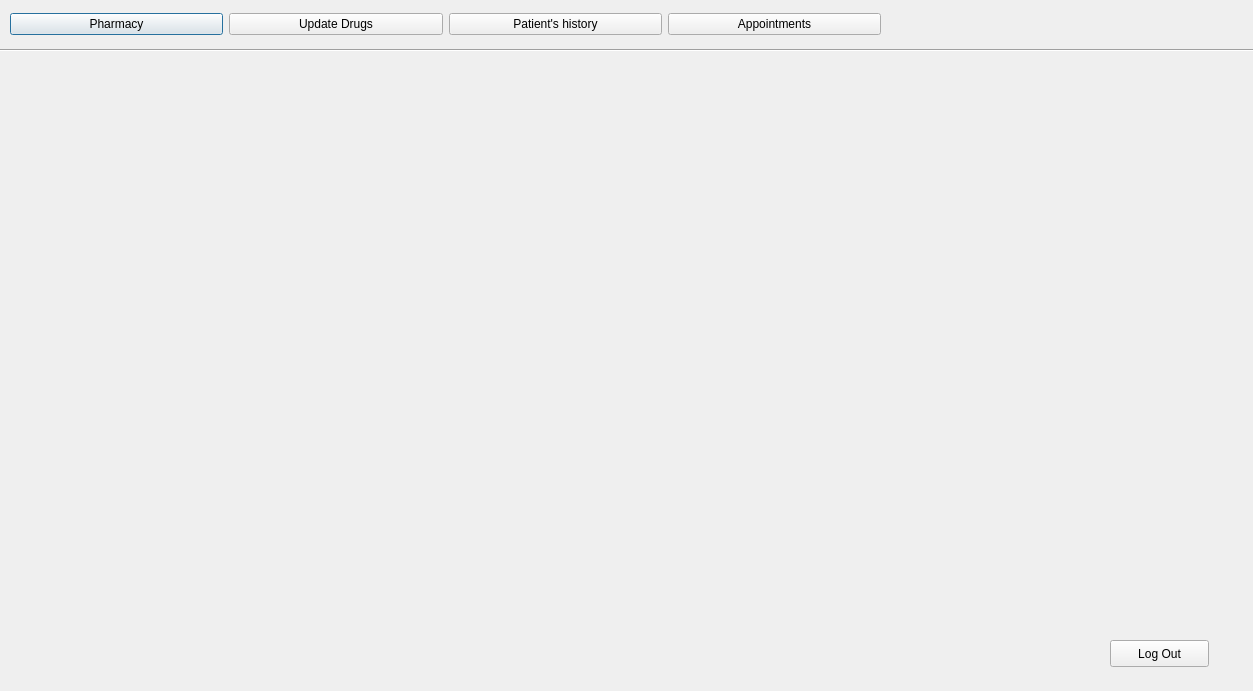
<?xml version="1.0" encoding="UTF-8"?>
<ui version="4.0">
 <class>Navigation_Pharmacy</class>
 <widget class="QDialog" name="Navigation_Pharmacy">
  <property name="geometry">
   <rect>
    <x>0</x>
    <y>0</y>
    <width>1253</width>
    <height>691</height>
   </rect>
  </property>
  <property name="windowTitle">
   <string>Pharmacy</string>
  </property>
  <widget class="QWidget" name="layoutWidget">
   <property name="geometry">
    <rect>
     <x>10</x>
     <y>4</y>
     <width>871</width>
     <height>41</height>
    </rect>
   </property>
   <layout class="QHBoxLayout" name="horizontalLayout">
    <item>
     <widget class="QPushButton" name="pushButton_5">
      <property name="text">
       <string>Pharmacy</string>
      </property>
     </widget>
    </item>
    <item>
     <widget class="QPushButton" name="pushButton_2">
      <property name="text">
       <string>Update Drugs</string>
      </property>
     </widget>
    </item>
    <item>
     <widget class="QPushButton" name="pushButton_7">
      <property name="text">
       <string>Patient's history</string>
      </property>
     </widget>
    </item>
    <item>
     <widget class="QPushButton" name="pushButton_8">
      <property name="text">
       <string>Appointments</string>
      </property>
     </widget>
    </item>
   </layout>
  </widget>
  <widget class="Line" name="line">
   <property name="geometry">
    <rect>
     <x>0</x>
     <y>40</y>
     <width>1501</width>
     <height>20</height>
    </rect>
   </property>
   <property name="orientation">
    <enum>Qt::Horizontal</enum>
   </property>
  </widget>
  <widget class="QPushButton" name="pushButton">
   <property name="geometry">
    <rect>
     <x>1110</x>
     <y>640</y>
     <width>99</width>
     <height>27</height>
    </rect>
   </property>
   <property name="text">
    <string>Log Out</string>
   </property>
  </widget>
 </widget>
 <resources/>
 <connections/>
</ui>
